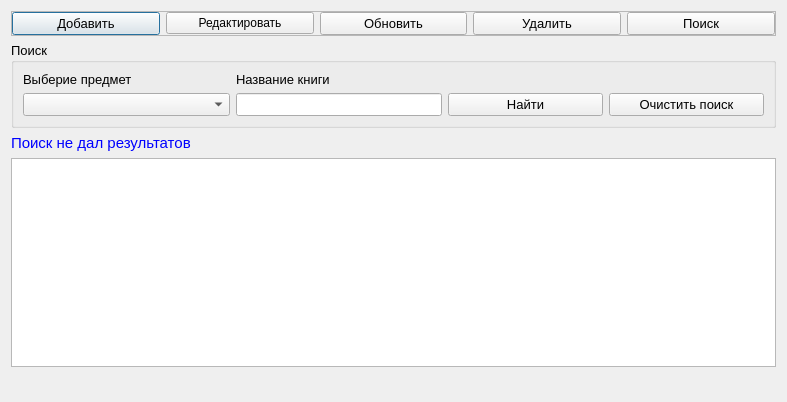
<?xml version="1.0" encoding="UTF-8"?>
<ui version="4.0">
 <class>Knigi</class>
 <widget class="QDialog" name="Knigi">
  <property name="geometry">
   <rect>
    <x>0</x>
    <y>0</y>
    <width>787</width>
    <height>402</height>
   </rect>
  </property>
  <property name="windowTitle">
   <string>Книги</string>
  </property>
  <layout class="QGridLayout" name="gridLayout_3">
   <item row="0" column="0" colspan="2">
    <widget class="QFrame" name="frame">
     <property name="frameShape">
      <enum>QFrame::StyledPanel</enum>
     </property>
     <property name="frameShadow">
      <enum>QFrame::Raised</enum>
     </property>
     <layout class="QGridLayout" name="gridLayout_2">
      <property name="leftMargin">
       <number>0</number>
      </property>
      <property name="topMargin">
       <number>0</number>
      </property>
      <property name="rightMargin">
       <number>0</number>
      </property>
      <property name="bottomMargin">
       <number>0</number>
      </property>
      <item row="0" column="0">
       <widget class="QPushButton" name="pushButton_add">
        <property name="font">
         <font>
          <pointsize>10</pointsize>
         </font>
        </property>
        <property name="text">
         <string>Добавить</string>
        </property>
        <property name="icon">
         <iconset resource="resourses.qrc">
          <normaloff>:/img/img/add.png</normaloff>:/img/img/add.png</iconset>
        </property>
        <property name="iconSize">
         <size>
          <width>32</width>
          <height>16</height>
         </size>
        </property>
       </widget>
      </item>
      <item row="0" column="2">
       <widget class="QPushButton" name="pushButton_update">
        <property name="font">
         <font>
          <pointsize>10</pointsize>
         </font>
        </property>
        <property name="text">
         <string>Обновить</string>
        </property>
        <property name="icon">
         <iconset resource="resourses.qrc">
          <normaloff>:/img/img/refresh.png</normaloff>:/img/img/refresh.png</iconset>
        </property>
        <property name="iconSize">
         <size>
          <width>32</width>
          <height>16</height>
         </size>
        </property>
       </widget>
      </item>
      <item row="0" column="4">
       <widget class="QPushButton" name="pushButton_search">
        <property name="font">
         <font>
          <pointsize>10</pointsize>
         </font>
        </property>
        <property name="text">
         <string>Поиск</string>
        </property>
        <property name="icon">
         <iconset resource="resourses.qrc">
          <normaloff>:/img/img/find.png</normaloff>:/img/img/find.png</iconset>
        </property>
        <property name="iconSize">
         <size>
          <width>32</width>
          <height>16</height>
         </size>
        </property>
       </widget>
      </item>
      <item row="0" column="3">
       <widget class="QPushButton" name="pushButton_del">
        <property name="font">
         <font>
          <pointsize>10</pointsize>
         </font>
        </property>
        <property name="text">
         <string>Удалить</string>
        </property>
        <property name="icon">
         <iconset resource="resourses.qrc">
          <normaloff>:/img/img/delete.png</normaloff>:/img/img/delete.png</iconset>
        </property>
        <property name="iconSize">
         <size>
          <width>32</width>
          <height>16</height>
         </size>
        </property>
       </widget>
      </item>
      <item row="0" column="1">
       <widget class="QPushButton" name="pushButton_edit">
        <property name="text">
         <string>Редактировать</string>
        </property>
        <property name="icon">
         <iconset resource="resourses.qrc">
          <normaloff>:/img/img/edit.png</normaloff>:/img/img/edit.png</iconset>
        </property>
        <property name="iconSize">
         <size>
          <width>32</width>
          <height>16</height>
         </size>
        </property>
       </widget>
      </item>
     </layout>
    </widget>
   </item>
   <item row="1" column="0" colspan="2">
    <widget class="QGroupBox" name="groupBox_search">
     <property name="font">
      <font>
       <pointsize>10</pointsize>
      </font>
     </property>
     <property name="title">
      <string>Поиск</string>
     </property>
     <layout class="QGridLayout" name="gridLayout" columnstretch="4,4,3,3">
      <item row="1" column="2">
       <widget class="QPushButton" name="pushButton_find">
        <property name="font">
         <font>
          <pointsize>10</pointsize>
         </font>
        </property>
        <property name="text">
         <string>Найти</string>
        </property>
        <property name="icon">
         <iconset resource="resourses.qrc">
          <normaloff>:/img/img/findOk.png</normaloff>:/img/img/findOk.png</iconset>
        </property>
        <property name="iconSize">
         <size>
          <width>32</width>
          <height>16</height>
         </size>
        </property>
       </widget>
      </item>
      <item row="1" column="3">
       <widget class="QPushButton" name="pushButton_clear">
        <property name="font">
         <font>
          <pointsize>10</pointsize>
         </font>
        </property>
        <property name="text">
         <string>Очистить поиск</string>
        </property>
        <property name="icon">
         <iconset resource="resourses.qrc">
          <normaloff>:/img/img/clear.png</normaloff>:/img/img/clear.png</iconset>
        </property>
        <property name="iconSize">
         <size>
          <width>32</width>
          <height>16</height>
         </size>
        </property>
       </widget>
      </item>
      <item row="1" column="0">
       <widget class="QComboBox" name="comboBox_discipline"/>
      </item>
      <item row="0" column="0">
       <widget class="QLabel" name="label_2">
        <property name="font">
         <font>
          <pointsize>10</pointsize>
         </font>
        </property>
        <property name="text">
         <string>Выберие предмет</string>
        </property>
       </widget>
      </item>
      <item row="1" column="1">
       <widget class="QLineEdit" name="lineEdit_nazvanieKnigi">
        <property name="clearButtonEnabled">
         <bool>true</bool>
        </property>
       </widget>
      </item>
      <item row="0" column="1">
       <widget class="QLabel" name="label">
        <property name="text">
         <string>Название книги</string>
        </property>
       </widget>
      </item>
     </layout>
    </widget>
   </item>
   <item row="2" column="0">
    <widget class="QLabel" name="label_result">
     <property name="maximumSize">
      <size>
       <width>16777215</width>
       <height>20</height>
      </size>
     </property>
     <property name="font">
      <font>
       <pointsize>11</pointsize>
      </font>
     </property>
     <property name="styleSheet">
      <string notr="true">color:rgb(0, 0, 255)</string>
     </property>
     <property name="text">
      <string>Поиск не дал результатов</string>
     </property>
    </widget>
   </item>
   <item row="4" column="1">
    <widget class="QLabel" name="label_naideno">
     <property name="font">
      <font>
       <pointsize>12</pointsize>
      </font>
     </property>
     <property name="styleSheet">
      <string notr="true">color:rgb(85, 0, 255)</string>
     </property>
     <property name="text">
      <string/>
     </property>
    </widget>
   </item>
   <item row="3" column="0" colspan="2">
    <widget class="QTableView" name="tableView">
     <property name="font">
      <font>
       <pointsize>10</pointsize>
      </font>
     </property>
     <property name="contextMenuPolicy">
      <enum>Qt::ActionsContextMenu</enum>
     </property>
     <property name="editTriggers">
      <set>QAbstractItemView::NoEditTriggers</set>
     </property>
     <property name="alternatingRowColors">
      <bool>true</bool>
     </property>
     <property name="selectionMode">
      <enum>QAbstractItemView::SingleSelection</enum>
     </property>
     <property name="selectionBehavior">
      <enum>QAbstractItemView::SelectRows</enum>
     </property>
     <attribute name="horizontalHeaderStretchLastSection">
      <bool>true</bool>
     </attribute>
    </widget>
   </item>
  </layout>
  <action name="actionEdit">
   <property name="icon">
    <iconset resource="resourses.qrc">
     <normaloff>:/img/img/edit.png</normaloff>:/img/img/edit.png</iconset>
   </property>
   <property name="text">
    <string>Редактировать выбранную книгу</string>
   </property>
  </action>
  <action name="actionDelete">
   <property name="icon">
    <iconset resource="resourses.qrc">
     <normaloff>:/img/img/delete.png</normaloff>:/img/img/delete.png</iconset>
   </property>
   <property name="text">
    <string>Удалить выбранную книгу</string>
   </property>
  </action>
 </widget>
 <resources>
  <include location="resourses.qrc"/>
 </resources>
 <connections/>
</ui>
